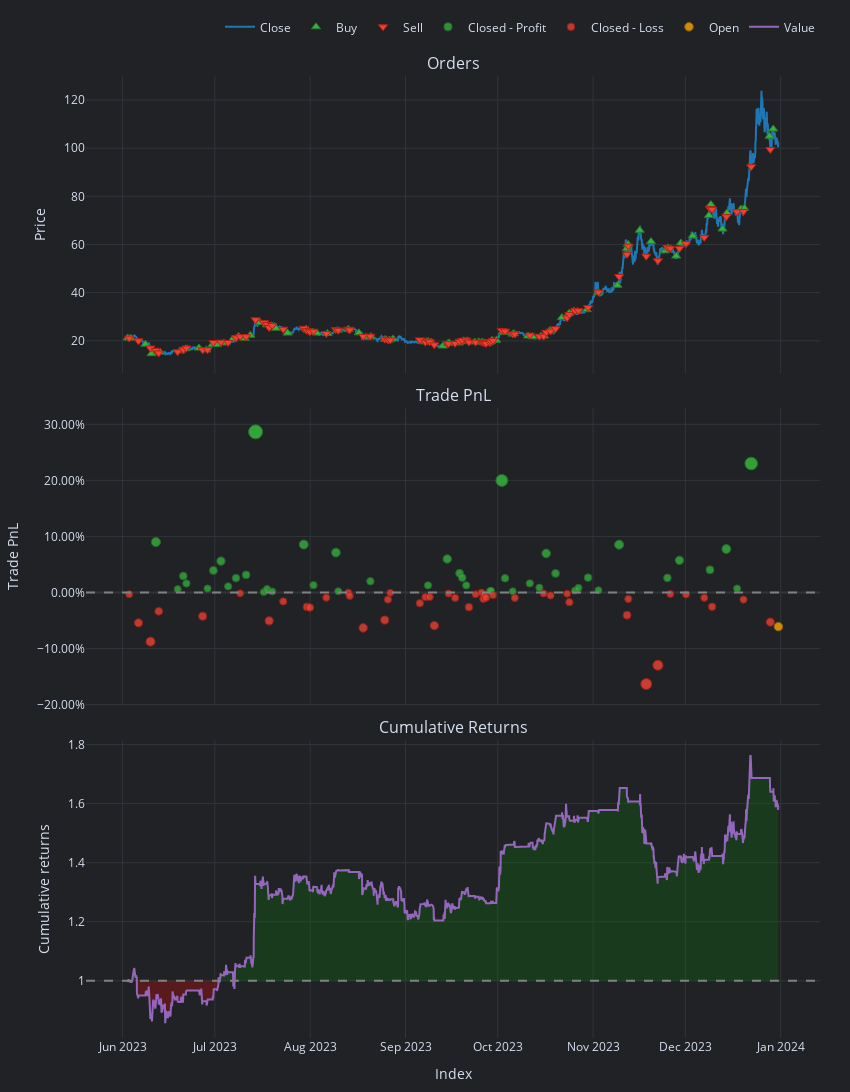

The cell this chart's notebook holds for it:
### Code cell
pf.plot(settings=dict(bm_returns=False)).show()
